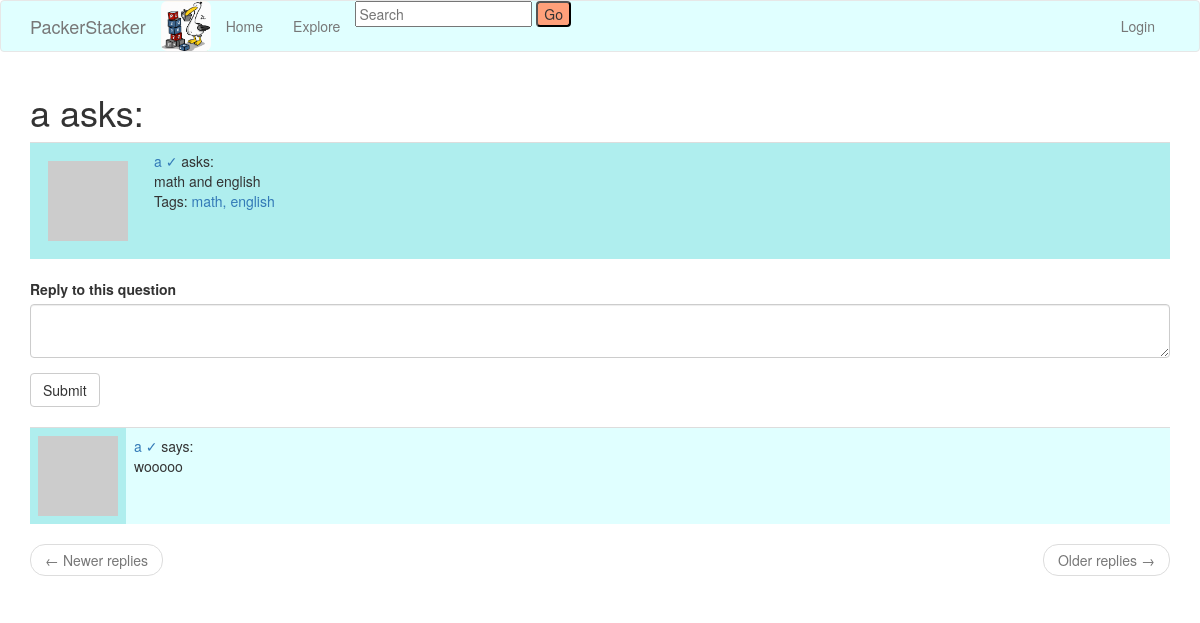
Screenshot of /q/5 with the database file from the repository.
### app/models.py (models this page shows, shortened)
class User(UserMixin, db.Model):
    id = db.Column(db.Integer, primary_key=True)
    username = db.Column(db.String(64), index=True, unique=True)
    email = db.Column(db.String(120), index=True, unique=True)
    password_hash = db.Column(db.String(128))
    questions = db.relationship('Question', backref='author', lazy='dynamic')
    replies = db.relationship('Reply', backref='author', lazy='dynamic')
    about_me = db.Column(db.String(140))
    last_seen = db.Column(db.DateTime, default=datetime.utcnow)
    type = db.Column(db.Boolean())
    def avatar(self, size):
        digest = md5(self.email.lower().encode('utf-8')).hexdigest()
        return 'https://www.gravatar.com/avatar/{}?d=identicon&s={}'.format(digest, size)
    followed = db.relationship(
        'User', secondary=followers,
        primaryjoin=(followers.c.follower_id == id),
        secondaryjoin=(followers.c.followed_id == id),
        backref=db.backref('followers', lazy='dynamic'), lazy='dynamic')

class Question(db.Model):
    id = db.Column(db.Integer, primary_key=True)
    body = db.Column(db.String(1000))
    timestamp = db.Column(db.DateTime, index=True, default=datetime.utcnow)
    user_id = db.Column(db.Integer, db.ForeignKey('user.id'))
    replies = db.relationship('Reply', backref='op', lazy='dynamic')
    def q_replies(self):
        replies = Reply.query.filter_by(post_id=self.id)
        return replies.order_by(Reply.timestamp.desc())

class Tag(db.Model):
    id = db.Column(db.Integer, primary_key=True)
    name = db.Column(db.String(30), unique=True)
    questions = db.relationship('Question', secondary='question_tag', backref='tags')

class Reply(db.Model):
    id = db.Column(db.Integer, primary_key=True)
    body = db.Column(db.String(1000))
    timestamp = db.Column(db.DateTime, index=True, default=datetime.utcnow)
    user_id = db.Column(db.Integer, db.ForeignKey('user.id'))
    post_id = db.Column(db.Integer, db.ForeignKey('question.id'))

### app/routes.py (the view)
@app.route('/q/<id>', methods=['GET', 'POST'])
def question_page(id):
    question = Question.query.filter_by(id=id).first_or_404()
    page = request.args.get('page', 1, type=int)
    form = ReplyForm()
    if form.validate_on_submit():
        reply = Reply(body=form.reply.data, author=current_user, op=question)
        db.session.add(reply)
        db.session.commit()
        flash('Thanks for answering!')
        return redirect(url_for('question_page', id=id))
    page = request.args.get('page', 1, type=int)
    replies = question.q_replies().paginate(
        page=page, per_page=app.config['QUESTIONS_PER_PAGE'], error_out=False)
    next_url = url_for('q/<id>', page=replies.next_num) \
        if replies.has_next else None
    prev_url = url_for('q/<id>', page=replies.prev_num) \
        if replies.has_prev else None
    return render_template("question_page.html", title='Question', form=form, question=question,
        replies=replies.items, next_url=next_url, prev_url=prev_url)

### app/forms.py
class ReplyForm(FlaskForm):
    reply = TextAreaField('Reply to this question', validators=[
        DataRequired(), Length(min=1, max=1000)])
    submit = SubmitField('Submit')

### app/routes.py (called while the page is built)
@app.before_request
def before_request():
    if current_user.is_authenticated:
        current_user.last_seen = datetime.utcnow()
        db.session.commit()

### app/templates/question_page.html
{% extends "base.html" %}
{% import 'bootstrap/wtf.html' as wtf %}
{% block app_content %}
<div class="">
  <table>
    <h1>{{ question.author.username }} asks: </h1>
        {% include '_question_view.html' %}
  </table>
  {% if form %}
  {{ wtf.quick_form(form) }}
  <br>
  {% endif %}
  {% for reply in replies %}
      {% include '_reply.html' %}
  {% endfor %}
  </div>
  <nav aria-label="...">
      <ul class="pager">
          <li class="previous{% if not prev_url %} disabled{% endif %}">
              <a href="{{ prev_url or '#' }}">
                  <span aria-hidden="true">&larr;</span> Newer replies
              </a>
          </li>
          <li class="next{% if not next_url %} disabled{% endif %}">
              <a href="{{ next_url or '#' }}">
                  Older replies <span aria-hidden="true">&rarr;</span>
              </a>
          </li>
      </ul>
  </nav>
{% endblock %}

### app/templates/_question_view.html
<table class="table table-hover">
        <tr>
            <td width="70px" style="background-color:PaleTurquoise">
                    <a><img src="{{ question.author.avatar(70) }}" style="padding:10px" />
            </td>
            <td style="background-color:PaleTurquoise">
                <a href="{{ url_for('user', username=question.author.username) }}">
                    {{ question.author.username }} {%if question.author.type %} &#x2713; {%endif%}
                </a>
                asks:
                <br>
                {{ question.body }}
                <br>
                <p>Tags: {% for tag in question.tags %}
                  <a href="{{ url_for('tag_page', id=tag.id) }}">
                    {{ tag.name }}{% if not loop.last %}, {% endif %}{% endfor %}
                  </a>
                  </p>
            </td>
        </tr>
    </table>

### app/templates/_reply.html
<table class="table table-hover" style="background-color:PaleTurquoise">
        <tr>
            <td width="70px">
                    <a><img src="{{ reply.author.avatar(70) }}" />
            </td>
            <td style="width:100%; background-color:lightCyan">
                <a href="{{ url_for('user', username=reply.author.username) }}">
                    {{ reply.author.username }} {%if reply.author.type %} &#x2713; {%endif%}
                </a>
                says:
                <br>
                {{ reply.body }}
            </td>
        </tr>
    </table>

### rows the page displays
User: author.username "a"
Question: body "math and english"
Tag: name "math"
Tag: name "english"
Reply: author.username "a", body "wooooo"
